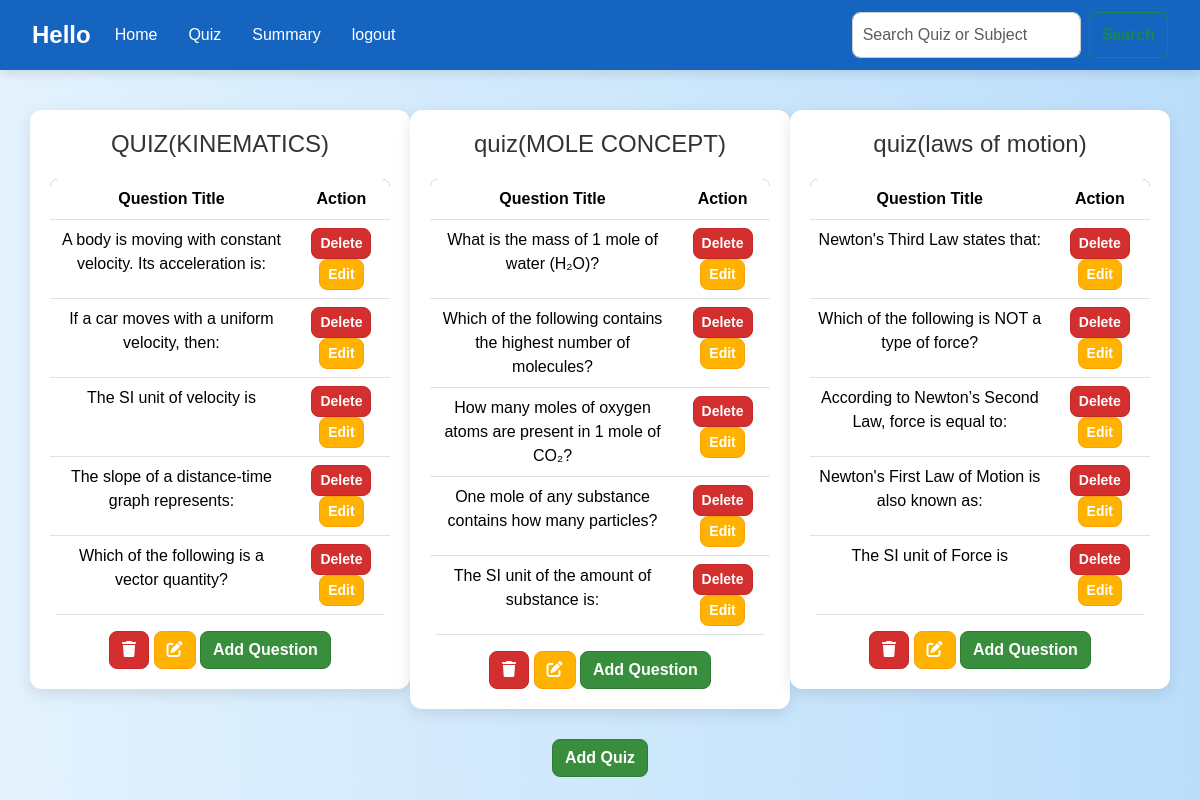
Page /quizmanagement (signed in) on the committed database.
### app.py (models this page shows)
class Quiz(db.Model):
    id = db.Column(db.Integer, primary_key=True)
    name = db.Column(db.String(100), nullable=False)
    chapter_id = db.Column(db.Integer, db.ForeignKey('chapter.id'), nullable=False)
    duration = db.Column(db.String(10), nullable=False)
    chapter = db.relationship('Chapter', back_populates='quizzes')
    questions = db.relationship('Question', back_populates='quiz', lazy=True)

class Question(db.Model):
    id = db.Column(db.Integer, primary_key=True)
    quiz_id = db.Column(db.Integer, db.ForeignKey('quiz.id'), nullable=False)
    question_text = db.Column(db.Text, nullable=False)
    option1 = db.Column(db.String(200), nullable=False)
    option2 = db.Column(db.String(200), nullable=False)
    option3 = db.Column(db.String(200), nullable=False)
    option4 = db.Column(db.String(200), nullable=False)
    correct_option = db.Column(db.Integer, nullable=False)
    chapter_id = db.Column(db.Integer, db.ForeignKey('chapter.id'), nullable=False)
    quiz = db.relationship('Quiz', back_populates='questions')

### app.py (the view)
@app.route('/quizmanagement')
def quizmanagement():
    if 'admin' not in session:
        return redirect(url_for('adminlogin'))
    subjects = Subject.query.all()
    chapters = Chapter.query.all()
    quizzes = Quiz.query.options(db.joinedload(Quiz.questions)).all()
    questions = Question.query.all()
    return render_template('quizmanagement.html',
                           all_subjects=subjects,
                           all_chapters=chapters,
                           all_quizzes=quizzes,
                           questions=questions)

### app.py (called while the page is built)
@app.after_request
def add_header(response):
    response.headers["Cache-Control"] = "no-store, no-cache, must-revalidate, public, max-age=0"
    response.headers["Pragma"] = "no-cache"
    response.headers["Expires"] = "0"
    return response

### templates/quizmanagement.html (shortened to what this page needs)
<!DOCTYPE html>
<html lang="en">
<head>
    <link rel="stylesheet" href="https://cdn.jsdelivr.net/npm/bootstrap@5.3.3/dist/css/bootstrap.min.css">
    <link rel="stylesheet" href="https://cdnjs.cloudflare.com/ajax/libs/font-awesome/6.0.0-beta3/css/all.min.css">
    <link rel="stylesheet" href="/static/style.css">
</head>
<body>
    <header>
        <nav class="navbar navbar-expand-lg bg-light">
            <div class="container-fluid">
                <a class="navbar-brand" href="{{url_for('admin_dashboard')}}">Hello {{ name }}</a>
                <div class="collapse navbar-collapse" id="navbarSupportedContent">
                    <ul class="navbar-nav me-auto mb-2 mb-lg-0">
                        <li class="nav-item"><a class="nav-link" href="{{ url_for('admin_dashboard') }}">Home</a></li>
                        <li class="nav-item">
                           <a class="nav-link" href="{{ url_for('quizmanagement') }}">Quiz</a>
                        </li>
                        <li class="nav-item"><a class="nav-link" href="{{url_for('admin_summary')}}">Summary</a></li>
                        <li class="nav-item"><a class="nav-link" href="{{ url_for('index') }}">logout</a></li>
                    </ul>
                    <form class="d-flex" method="get" action="{{ url_for('search') }}">
                        <input class="form-control me-2" type="text" name="query" placeholder="Search Quiz or Subject" aria-label="Search">
                        <button class="btn btn-outline-success" type="submit">Search</button>
                    </form>
            </div>
        </nav>
    </header>
    <main>
        <div class="container text-center">
            <div class="row align-items-start">
                {% for quiz in all_quizzes %}
                <div class="col">
                    <h4>{{ quiz.name }}</h4>
                    <table class="table">
                        <thead>
                            <tr>
                                <th scope="col">Question Title</th>
                                <th scope="col">Action</th>
                            </tr>
                        </thead>
                        <tbody>
                            {% for question in quiz.questions %}
                            <tr>
                                <td>{{ question.question_text }}</td>
                                <td>
                                    <form action="{{ url_for('delete_question', question_id=question.id) }}" method="post" style="display: inline;">
                                        <button type="submit" class="btn btn-danger btn-sm"
                                            onclick="return confirm('Are you sure you want to delete this question?');">
                                            Delete
                                        </button>
                                    </form>
                                    <button type="button" class="btn btn-warning btn-sm" data-bs-toggle="modal"
                                        data-bs-target="#editQuestionModal{{ question.id }}">
                                        Edit
                                    </button>
                                </td>
                            </tr>
                            {% endfor %}
                        </tbody>
                    </table>
                    <form action="{{ url_for('delete_quiz', quiz_id=quiz.id) }}" method="POST" style="display:inline;">
                        <button type="submit" class="btn btn-danger" onclick="return confirm('Are you sure you want to delete this quiz?')">
                            <i class="fa-solid fa-trash"></i>
                        </button>
                    </form>
                    <button type="button" class="btn btn-warning" data-bs-toggle="modal"
                        data-bs-target="#editQuizModal{{ quiz.id }}">
                        <i class="fa-solid fa-pen-to-square"></i>
                    </button>
                    <button type="button" class="btn btn-success add-question-btn" data-bs-toggle="modal"
                        data-bs-target="#addQuestionModal{{ quiz.id }}">Add Question</button>
                </div>
                {% endfor %}
            </div>
            <button type="button" class="btn btn-success add-quiz-btn" data-bs-toggle="modal" data-bs-target="#addQuizModal">Add Quiz</button>
        </div>
    </main>
</body>
</html>

### static/style.css (style rules this page uses)
body { background: linear-gradient(to right, #e3f2fd, #bbdefb); font-family: 'Poppins', sans-serif; color: #333; }
.navbar { background-color: #1565c0 !important; padding: 12px 20px; box-shadow: 0px 4px 10px rgba(0, 0, 0, 0.1); }
.navbar-brand { font-size: 1.5rem; font-weight: bold; color: #fff !important; }
.navbar-nav .nav-link { color: #fff !important; font-size: 1rem; margin-right: 15px; transition: all 0.3s ease-in-out; }
.container { margin-top: 40px; }
.col { background: white; border-radius: 12px; box-shadow: 0px 5px 15px rgba(0, 0, 0, 0.1); padding: 20px; margin-bottom: 30px; transition: transform 0.3s ease-in-out; }
.table { margin-top: 20px; border-radius: 8px; overflow: hidden; }
.table thead { background: #1565c0; color: white; font-size: 1rem; }
.table tbody tr { transition: background 0.3s; }
.btn { border-radius: 8px; transition: all 0.3s ease-in-out; font-weight: bold; }
.btn-warning { background-color: #ffb300; border-color: #ffa000; color: white; }
.btn-danger { background-color: #d32f2f; border-color: #c62828; color: white; }
.btn-success { background-color: #388e3c; border-color: #2e7d32; color: white; }
.form-control { border-radius: 8px; border: 1px solid #ccc; padding: 10px; font-size: 1rem; }

### rows in the picture
Quiz: name "QUIZ(KINEMATICS)"
Question: question_text "A body is moving with constant velocity. Its acceleration is:"
Question: question_text "If a car moves with a uniform velocity, then:"
Question: question_text "The SI unit of velocity is"
Question: question_text "The slope of a distance-time graph represents:"
Question: question_text "Which of the following is a vector quantity?"
Quiz: name "quiz(MOLE CONCEPT)"
Question: question_text "What is the mass of 1 mole of water (H₂O)?"
Question: question_text "Which of the following contains the highest number of molecules?"
Question: question_text "How many moles of oxygen atoms are present in 1 mole of CO₂?"
Question: question_text "One mole of any substance contains how many particles?"
Question: question_text "The SI unit of the amount of substance is:"
Quiz: name "quiz(laws of motion)"
Question: question_text "Newton's Third Law states that:"
Question: question_text "Which of the following is NOT a type of force?"
Question: question_text "According to Newton’s Second Law, force is equal to:"
Question: question_text "Newton's First Law of Motion is also known as:"
Question: question_text "The SI unit of Force is"
